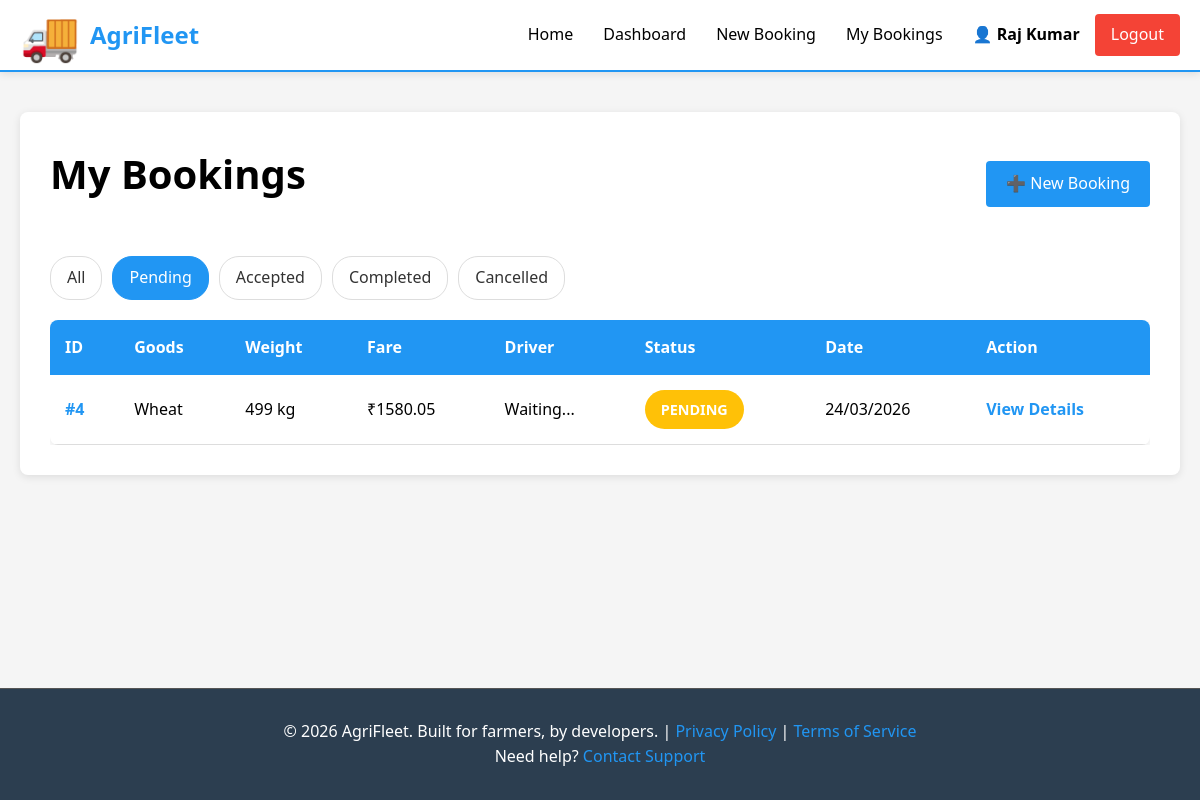
Page /farmer/bookings?status=PENDING (signed in) on the committed database.
### models.py (models this page shows, shortened)
class User(db.Model):
    __tablename__ = 'users'
    id = db.Column(db.Integer, primary_key=True)
    email = db.Column(db.String(255), unique=True, nullable=False, index=True)
    password_hash = db.Column(db.String(255), nullable=False)
    role = db.Column(db.String(20), nullable=False, default='farmer')
    full_name = db.Column(db.String(255), nullable=False)
    phone_number = db.Column(db.String(20))
    created_at = db.Column(db.DateTime, default=datetime.utcnow)
    driver = db.relationship('Driver', back_populates='user', uselist=False, cascade='all, delete-orphan')
    farmer_bookings = db.relationship('Booking', foreign_keys='Booking.farmer_id', back_populates='farmer', cascade='all, delete-orphan')
    driver_bookings = db.relationship('Booking', foreign_keys='Booking.driver_id', back_populates='driver_user', cascade='all, delete-orphan')
    def is_farmer(self):
        return self.role == 'farmer'

class Booking(db.Model):
    __tablename__ = 'bookings'
    id = db.Column(db.Integer, primary_key=True)
    farmer_id = db.Column(db.Integer, db.ForeignKey('users.id'), nullable=False)
    driver_id = db.Column(db.Integer, db.ForeignKey('users.id'), nullable=True)
    pickup_latitude = db.Column(db.Float, nullable=False)
    pickup_longitude = db.Column(db.Float, nullable=False)
    dropoff_latitude = db.Column(db.Float, nullable=False)
    dropoff_longitude = db.Column(db.Float, nullable=False)
    goods_type = db.Column(db.String(255), nullable=False)
    weight_kg = db.Column(db.Integer, nullable=False)
    estimated_fare = db.Column(db.Float, nullable=False)
    final_fare = db.Column(db.Float)
    status = db.Column(db.String(20), default='PENDING', nullable=False)
    created_at = db.Column(db.DateTime, default=datetime.utcnow)
    accepted_at = db.Column(db.DateTime)
    completed_at = db.Column(db.DateTime)
    farmer = db.relationship('User', foreign_keys=[farmer_id], back_populates='farmer_bookings')
    driver_user = db.relationship('User', foreign_keys=[driver_id], back_populates='driver_bookings')

### routes/farmer_routes.py (the view)
@farmer_bp.route('/bookings')
@farmer_required
def bookings():
    current_user = get_current_user()
    status_filter = request.args.get('status', None)
    query = Booking.query.filter_by(farmer_id=current_user.id)
    if status_filter:
        query = query.filter_by(status=status_filter)
    bookings_list = query.order_by(Booking.created_at.desc()).all()
    return render_template(
        'farmer/history.html',
        bookings=bookings_list,
        current_status=status_filter
    )

### app.py (called while the page is built)
def create_app(config_class=None):
    app = Flask(__name__, template_folder='templates', static_folder='static')
    if config_class is None:
        config_class = config
    app.config.from_object(config_class)
    db.init_app(app)
    app.register_blueprint(auth_bp)
    app.register_blueprint(farmer_bp)
    app.register_blueprint(driver_bp)
    @app.context_processor
    def inject_user():
        return {'current_user': get_current_user()}
    @app.errorhandler(404)
    def not_found(error):
        return render_template('errors/404.html'), 404
    @app.errorhandler(500)
    def server_error(error):
        return render_template('errors/500.html'), 500
    @app.route('/')
    def index():
        """Landing page"""
        return render_template('index.html')
    with app.app_context():
        db.create_all()
        logger.info('Database tables created')
    return app

### auth.py (called while the page is built)
def get_current_user():
    user_id = session.get('user_id')
    if user_id:
        return User.query.get(user_id)
    return None

def is_logged_in():
    return 'user_id' in session

def farmer_required(f):
    @wraps(f)
    def decorated_function(*args, **kwargs):
        if not is_logged_in():
            flash('Please log in first', 'warning')
            return redirect(url_for('auth.login'))
        user = get_current_user()
        if not user or not user.is_farmer():
            flash('Only farmers can access this page', 'danger')
            return redirect(url_for('index'))
        return f(*args, **kwargs)
    return decorated_function

### templates/farmer/history.html (shortened to what this page needs)
{% extends "base.html" %}
{% block content %}
<div class="list-container">
    <div class="list-header">
        <h1 style="color: #000; margin-bottom: 20px;">My Bookings</h1>
        <a href="{{ url_for('farmer.create_booking_page') }}" class="btn btn-primary">
            ➕ New Booking
        </a>
    </div>
    <div class="filter-buttons">
        <a href="{{ url_for('farmer.bookings') }}"
           class="filter-btn {% if not current_status %}active{% endif %}">
            All
        </a>
        <a href="{{ url_for('farmer.bookings', status='PENDING') }}"
           class="filter-btn {% if current_status == 'PENDING' %}active{% endif %}">
            Pending
        </a>
        <a href="{{ url_for('farmer.bookings', status='ACCEPTED') }}"
           class="filter-btn {% if current_status == 'ACCEPTED' %}active{% endif %}">
            Accepted
        </a>
        <a href="{{ url_for('farmer.bookings', status='COMPLETED') }}"
           class="filter-btn {% if current_status == 'COMPLETED' %}active{% endif %}">
            Completed
        </a>
        <a href="{{ url_for('farmer.bookings', status='CANCELLED') }}"
           class="filter-btn {% if current_status == 'CANCELLED' %}active{% endif %}">
            Cancelled
        </a>
    </div>
    {% if bookings %}
        <div class="table-responsive">
            <table class="bookings-table">
                <thead>
                    <tr>
                        <th>ID</th>
                        <th>Goods</th>
                        <th>Weight</th>
                        <th>Fare</th>
                        <th>Driver</th>
                        <th>Status</th>
                        <th>Date</th>
                        <th>Action</th>
                    </tr>
                </thead>
                <tbody>
                    {% for booking in bookings %}
                        <tr class="booking-row">
                            <td class="cell-id">#{{ booking.id }}</td>
                            <td>{{ booking.goods_type }}</td>
                            <td>{{ booking.weight_kg }} kg</td>
                            <td>₹{{ booking.estimated_fare }}</td>
                            <td>
                                {% if booking.driver_id %}
                                    Driver Assigned
                                {% else %}
                                    Waiting...
                                {% endif %}
                            </td>
                            <td>
                                <span class="status-badge status-{{ booking.status|lower }}">
                                    {{ booking.status }}
                                </span>
                            </td>
                            <td>{{ booking.created_at.strftime('%d/%m/%Y') }}</td>
                            <td>
                                <a href="{{ url_for('farmer.booking_details', booking_id=booking.id) }}"
                                   class="link-btn">View Details</a>
                            </td>
                        </tr>
                    {% endfor %}
                </tbody>
            </table>
        </div>
    {% endif %}
</div>
{% endblock %}

### templates/base.html (shortened to what this page needs)
<!DOCTYPE html>
<html lang="en">
<head>
    <link rel="stylesheet" href="{{ url_for('static', filename='css/style.css') }}">
    <link rel="stylesheet" href="{{ url_for('static', filename='css/responsive.css') }}">
    <link rel="stylesheet" href="{{ url_for('static', filename='css/animations.css') }}">
</head>
<body>
    <nav class="navbar">
        <div class="navbar-container">
            <div class="navbar-brand">
                <a href="{{ url_for('index') }}" class="brand-logo">
                    <span class="brand-icon">🚚</span>
                    <span class="brand-text">AgriFleet</span>
                </a>
            </div>
            <ul class="navbar-menu">
                {% if current_user %}
                    <li><a href="{{ url_for('index') }}" class="nav-link">Home</a></li>
                    {% if current_user.is_farmer() %}
                        <li><a href="{{ url_for('farmer.dashboard') }}" class="nav-link">Dashboard</a></li>
                        <li><a href="{{ url_for('farmer.create_booking_page') }}" class="nav-link">New Booking</a></li>
                        <li><a href="{{ url_for('farmer.bookings') }}" class="nav-link">My Bookings</a></li>
                    {% elif current_user.is_driver() %}
                        <li><a href="{{ url_for('driver.dashboard') }}" class="nav-link">Dashboard</a></li>
                        <li><a href="{{ url_for('driver.available_bookings') }}" class="nav-link">Available Bookings</a></li>
                        <li><a href="{{ url_for('driver.bookings') }}" class="nav-link">My Bookings</a></li>
                    {% elif current_user.is_admin() %}
                        <li><a href="{{ url_for('index') }}" class="nav-link">Admin</a></li>
                    {% endif %}
                    <li class="nav-user-menu">
                        <span class="nav-user-name">👤 {{ current_user.full_name }}</span>
                        <a href="{{ url_for('auth.logout') }}" class="nav-link logout-btn">Logout</a>
                    </li>
                {% else %}
                    <li><a href="{{ url_for('index') }}" class="nav-link">Home</a></li>
                    <li><a href="{{ url_for('auth.login') }}" class="nav-link">Login</a></li>
                    <li><a href="{{ url_for('auth.signup') }}" class="nav-link signup-btn">Sign Up</a></li>
                {% endif %}
            </ul>
        </div>
    </nav>
    <main class="main-container">
        {% block content %}
        {% endblock %}
    </main>
    <footer class="footer">
        <div class="footer-content">
            <p>&copy; 2026 AgriFleet. Built for farmers, by developers. | <a href="#">Privacy Policy</a> | <a href="#">Terms of Service</a></p>
            <p>Need help? <a href="mailto:support@AgriFleet.com">Contact Support</a></p>
        </div>
    </footer>
</body>
</html>

### static/css/style.css (style rules this page uses)
:root { --primary-color: #2196F3; --secondary-color: #4CAF50; --accent-color: #FF9800; --danger-color: #F44336; --warning-color: #FFC107; --bg-light: #F5F5F5; --border-color: #DDD; --text-dark: #000; --text-light: #333; --shadow: 0 2px 8px rgba(0,0,0,0.1); }
* { margin: 0; padding: 0; box-sizing: border-box; }
html, body { height: 100%; background: var(--bg-light); }
body { font-family: 'Segoe UI', Tahoma, Geneva, Verdana, sans-serif; line-height: 1.6; color: var(--text-dark); display: flex; flex-direction: column; }
main { flex: 1; }
h1, h2, h3, h4, h5, h6 { margin-bottom: 10px; color: var(--text-dark); font-weight: 600; }
h1 { font-size: 2.5em; }
a { color: var(--primary-color); text-decoration: none; }
.navbar { background: white; box-shadow: var(--shadow); position: sticky; top: 0; z-index: 100; border-bottom: 2px solid var(--primary-color); }
.navbar-container { max-width: 1200px; margin: 0 auto; padding: 0 20px; display: flex; justify-content: space-between; align-items: center; height: 70px; }
.navbar-brand { font-size: 1.5em; font-weight: bold; }
.brand-logo { display: flex; align-items: center; gap: 10px; color: var(--primary-color); text-decoration: none; }
.brand-icon { font-size: 2em; }
.brand-text { font-weight: bold; }
.navbar-menu { display: flex; list-style: none; gap: 30px; align-items: center; }
.nav-link { color: var(--text-dark); text-decoration: none; transition: color 0.3s ease; font-weight: 500; }
.logout-btn { background: var(--danger-color); color: white !important; padding: 8px 16px; border-radius: 4px; display: inline-block; }
.nav-user-menu { display: flex; gap: 15px; align-items: center; }
.nav-user-name { font-weight: bold; }
.btn { display: inline-block; padding: 10px 20px; border: none; border-radius: 4px; cursor: pointer; font-size: 1em; transition: all 0.3s ease; text-decoration: none; text-align: center; font-weight: 500; }
.btn-primary { background: var(--primary-color); color: white; }
.main-container { max-width: 1200px; margin: 0 auto; padding: 40px 20px; width: 100%; flex: 1; }
.bookings-table { width: 100%; border-collapse: collapse; background: white; box-shadow: var(--shadow); border-radius: 8px; overflow: hidden; }
.bookings-table thead { background: var(--primary-color); color: white; }
.bookings-table th { padding: 15px; text-align: left; font-weight: 600; }
.bookings-table td { padding: 15px; border-bottom: 1px solid var(--border-color); }
.link-btn { color: var(--primary-color); cursor: pointer; font-weight: 600; border: none; background: none; padding: 0; }
.status-badge { display: inline-block; padding: 6px 12px; border-radius: 20px; font-size: 0.85em; font-weight: 600; }
.status-pending { background: #FFC107; color: white; }
.footer { background: #2c3e50; color: white; padding: 30px 20px; text-align: center; border-top: 1px solid #555; margin-top: auto; }
.footer-content { max-width: 1200px; margin: 0 auto; }
.footer a { color: var(--primary-color); }
.list-container { background: white; padding: 30px; border-radius: 8px; box-shadow: var(--shadow); }
.list-header { display: flex; justify-content: space-between; align-items: center; margin-bottom: 30px; }
.list-header h1 { margin: 0; }
.status-badge { padding: 8px 16px; border-radius: 20px; font-weight: bold; font-size: 0.9em; }

### static/css/animations.css (style rules this page uses)
body { animation: fadeIn 0.3s ease-in; }
.btn { transition: all 0.3s ease; }
a { transition: color 0.3s ease; }
.status-badge { transition: transform 0.3s ease; }
.nav-link { transition: all 0.3s ease; position: relative; }
.nav-link:not(.signup-btn):not(.logout-btn)::after { content: ''; position: absolute; bottom: -5px; left: 0; width: 0; height: 2px; background: var(--primary-color); transition: width 0.3s ease; }
.bookings-table tbody tr { transition: background-color 0.3s ease; }
html { scroll-behavior: smooth; }

### templates/farmer/history.html (style rules this page uses)
.table-responsive { overflow-x: auto; }
.cell-id { font-weight: bold; color: #2196F3; }
.filter-buttons { display: flex; gap: 10px; margin-bottom: 20px; flex-wrap: wrap; }
.filter-btn { padding: 8px 16px; border: 1px solid #ddd; border-radius: 20px; text-decoration: none; transition: all 0.3s ease; background: white; color: #333; }
.filter-btn.active { background: #2196F3; color: white; border-color: #2196F3; }

### rows in the picture
User: full_name "Raj Kumar"
Booking: id "4", goods_type "Wheat", weight_kg "499", estimated_fare "1580.05", shows "Waiting...", status "PENDING", created_at "24/03/2026"
